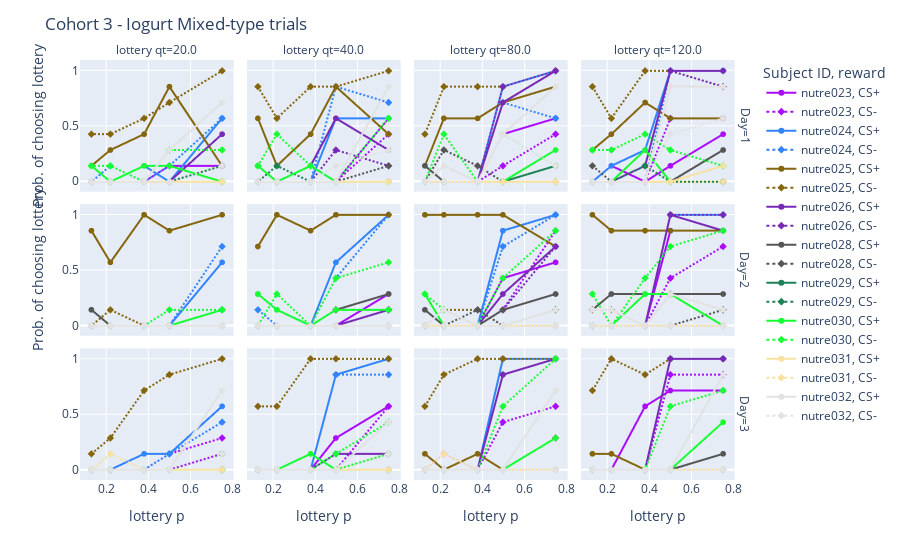

Notebook cell for this chart:
### Code cell
df = nutrecon_cohort3_choiceCount_df[cohort3_mixedType_mask]

lotteryChoices_PrPerQ(df, 'Cohort 3 - Iogurt Mixed-type trials')
